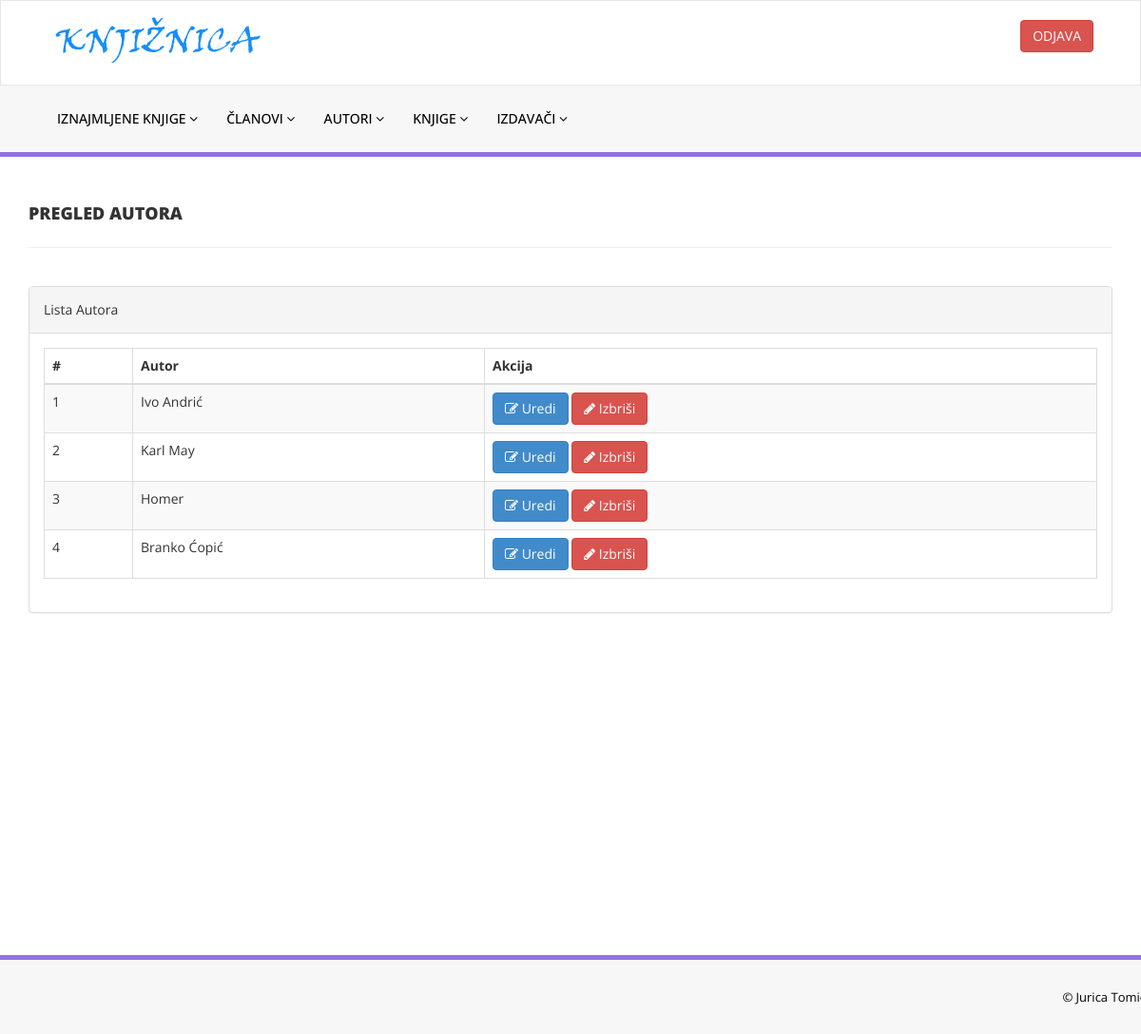
Screenshot of /autori.php (signed in) with the database file from the repository.
### tables this page shows
CREATE TABLE `autori` (
  `ID_Autor` int(11) NOT NULL,
  `Naziv_Autora` varchar(100) NOT NULL
);

### autori.php (the view, shortened to what this page needs)
<?php
include('includes/config.php');
if(strlen($_SESSION['alogin'])==0)
    {
header('location:index.php');
}
else{
    ?>
<!DOCTYPE html>
<html xmlns="http://www.w3.org/1999/xhtml">
<head>
    <link href="assets/css/bootstrap.css" rel="stylesheet" />
    <link href="assets/css/font-awesome.css" rel="stylesheet" />
    <link href="assets/js/dataTables/dataTables.bootstrap.css" rel="stylesheet" />
    <link href="assets/css/style.css" rel="stylesheet" />
</head>
<body>
<?php include('includes/header.php');?>
    <div class="content-wrapper">
         <div class="container">
        <div class="row pad-botm">
            <div class="col-md-12">
                <h4 class="header-line">Pregled autora</h4>
    </div>
     <div class="row">
</div>
        </div>
            <div class="row">
                <div class="col-md-12">
                    <div class="panel panel-default">
                        <div class="panel-heading">
                           Lista Autora
                        </div>
                        <div class="panel-body">
                            <div class="table-responsive">
                                <table class="table table-striped table-bordered table-hover" id="dataTables-example">
                                    <thead>
                                        <tr>
                                            <th>#</th>
                                            <th>Autor</th>
                                            <th>Akcija</th>
                                        </tr>
                                    </thead>
                                    <tbody>
<?php $sql = "SELECT * from  autori";
$query = $dbh -> prepare($sql);
$query->execute();
$results=$query->fetchAll(PDO::FETCH_OBJ);
$cnt=1;
if($query->rowCount() > 0)
{
foreach($results as $result)
{               ?>
                                        <tr class="odd gradeX">
                                            <td class="center"><?php echo htmlentities($cnt);?></td>
                                            <td class="center"><?php echo htmlentities($result->Naziv_Autora);?></td>
                                            <td class="center">
                                            <a href="urediAutora.php?athrid=<?php echo htmlentities($result->ID_Autor);?>"><button class="btn btn-primary"><i class="fa fa-edit "></i> Uredi</button>
                                          <a href="autori.php?del=<?php echo htmlentities($result->ID_Autor);?>" onclick="return confirm('Da li stvarno želite izbrisati Autora?');"" >  <button class="btn btn-danger"><i class="fa fa-pencil"></i> Izbriši</button>
                                            </td>
                                        </tr>
 <?php $cnt=$cnt+1;}} ?>
                                    </tbody>
                                </table>
                            </div>
                        </div>
                    </div>
                </div>
            </div>
    </div>
    </div>
  <?php include('includes/footer.php');?>
</body>
</html>
<?php } ?>

### assets/css/style.css (style rules this page uses)
.content-wrapper { margin-top: 40px; min-height:800px; padding-bottom:90px; }
.header-line { font-weight:900; padding-bottom:25px; border-bottom:1px solid #eeeeee; text-transform:uppercase; }
.pad-botm { padding-bottom:30px; }

### rows the page displays
autori: Naziv_Autora "Ivo Andrić"
autori: Naziv_Autora "Karl May"
autori: Naziv_Autora "Homer"
autori: Naziv_Autora "Branko Ćopić"
